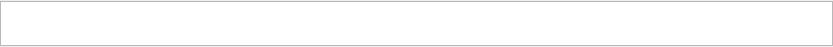
<?xml version="1.0" encoding="UTF-8"?>
<ui version="4.0">
 <class>Form</class>
 <widget class="QWidget" name="Form">
  <property name="geometry">
   <rect>
    <x>0</x>
    <y>0</y>
    <width>833</width>
    <height>47</height>
   </rect>
  </property>
  <property name="windowTitle">
   <string>Form</string>
  </property>
  <layout class="QVBoxLayout" name="verticalLayout">
   <property name="margin">
    <number>0</number>
   </property>
   <item>
    <layout class="QHBoxLayout" name="horizontalLayout_2" stretch="0">
     <item>
      <widget class="QListWidget" name="list_widget">
       <property name="maximumSize">
        <size>
         <width>16777215</width>
         <height>45</height>
        </size>
       </property>
       <property name="toolTip">
        <string>Click an Item to select it</string>
       </property>
       <property name="editTriggers">
        <set>QAbstractItemView::NoEditTriggers</set>
       </property>
       <property name="selectionMode">
        <enum>QAbstractItemView::MultiSelection</enum>
       </property>
       <property name="flow">
        <enum>QListView::LeftToRight</enum>
       </property>
      </widget>
     </item>
    </layout>
   </item>
  </layout>
 </widget>
 <resources/>
 <connections/>
</ui>
